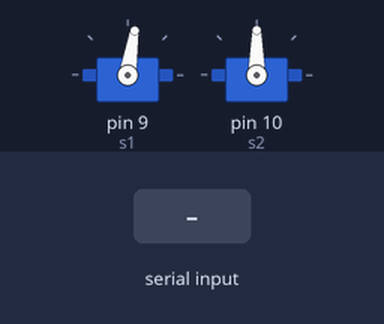
The sketch below on a simulated Arduino Uno, built with avr-gcc and run on an emulated ATmega328P. Shown: 2 × servo. Inputs (shaded band) come from the test bench. What the sketch prints to the serial monitor is not drawn.

Above: at 6.2 s.
6.3 s: "90,45,200\n" received over Serial
7.8 s: "#P\n" received over Serial
9.3 s: "#I\n" received over Serial
Timing chart, 0 to 12.3 s (numbered marks = the images above; inputs shaded):
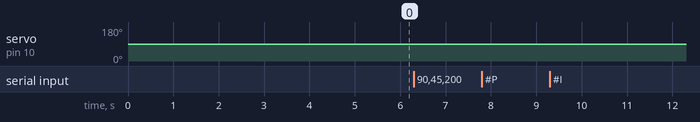

Measured:
- after the input at 6.3 s, servo on pin 10 (s2): 90° → 89° at once
- after the input at 7.8 s, every drawn part: stays the same
- after the input at 9.3 s, every drawn part: stays the same

The sketch:

arduino.ino
```cpp
#include <Servo.h>

int Xp;
int Yp;

int mult_val;

// Constants for servo center positions and movement limits
const int SERVO_CENTER_X = 81;
const int SERVO_CENTER_Y = 90;
const int LIM = 20;         // Limit for servo movement
const int XLIM = 270;
const int YLIM = 220;

// Servo objects for X-axis and Y-axis
Servo s1;
Servo s2;

// PID gain constants
float kp = 0.05;    // Proportional gain for both axes
float ki = 0.00335;      // Integral gain
float kd = 0.02;    // Derivative gain

// PID control variables for X-axis and Y-axis
int error_priorX = 0;
float integral_X = 0;
int error_priorY = 0;
float integral_Y = 0;

// Time tracking variable for PID calculations
unsigned long lastTime = 0;

// Function to constrain the servo position within safe limits
int constrainServoPosition(int pos) {
    return constrain(pos, 35, 125);
}

// Function to set the fail state and print error message
void setFailState(const String& errorMessage) {
    Serial.print("Error: ");
    Serial.println(errorMessage);
}

// Setup function to initialize the Arduino
void setup() {
    Serial.begin(9600);  // Initialize serial communication at 9600 baud rate
    Serial.println("Arduino is ready");

    s1.attach(9);  // Attach servo for X-axis to pin 9
    s2.attach(10); // Attach servo for Y-axis to pin 10

    s1.write(SERVO_CENTER_X); // Center the X-axis servo
    s2.write(SERVO_CENTER_Y); // Center the Y-axis servo
    delay(5000);  // Delay for servo initialization

    lastTime = millis();  // Initialize lastTime for PID calculations
}

// Loop function to read data and control servos
void loop() {
    if (Serial.available() > 0) {
        String data = Serial.readStringUntil('\n');  // Read incoming data from serial

        if (data.startsWith("#")) {
            // Process PID gain adjustments based on received commands
            if (data.startsWith("#P")) {
                kp = data.substring(2).toFloat();  // Adjust proportional gain for both axes
                Serial.print("Set P for X and Y to ");
                Serial.println(kp, 4);  // Print the updated gain value
            } else if (data.startsWith("#I")) {
                ki = data.substring(2).toFloat();  // Adjust integral gain
                Serial.print("Set I to ");
                Serial.println(ki, 4);  // Print the updated gain value
            } else if (data.startsWith("#D")) {
                kd = data.substring(2).toFloat();  // Adjust derivative gain
                Serial.print("Set D to ");
                Serial.println(kd, 4);  // Print the updated gain value
            }
        } else {
            // Parse the received data for servo movement
            int commaIndex = data.indexOf(',');
            if (commaIndex != -1) {
                int x = data.substring(0, commaIndex).toInt();
                int y = data.substring(commaIndex + 1).toInt();

                if(abs(x)<100 && abs(y)<100){
                  mult_val=1.5;
                  }
                else if(abs(x)<30 && abs(y)<30){mult_val=0;}
                else{mult_val=3;}


                if(abs(x-Xp)<10){x=Xp;}
                if(abs(y-Yp)<10){y=Yp;}
                // Map and constrain the received values to the servo limits
                int mapped_X =map(x, -XLIM, XLIM, -LIM, LIM);
                int mapped_Y = map(y, -YLIM, YLIM, -LIM, LIM);

                // Calculate the time period for PID calculations
                unsigned long currentTime = millis();
                float period = (currentTime - lastTime) / 1000.0;  // Time period in seconds
                lastTime = currentTime;

                // Calculate the PID errors for X and Y axes
                int errorX = mapped_X;
                int errorY = mapped_Y;

                // Compute the integral term with anti-windup
                integral_X = constrain(integral_X + ki * errorX * period, -1000, 1000);
                integral_Y = constrain(integral_Y + ki * errorY * period, -1000, 1000);

                // Compute the derivative term
                float derivative_X = kd * (errorX - error_priorX) / period;
                float derivative_Y = kd * (errorY - error_priorY) / period;

                // Compute the PID output
                float outputX = kp * errorX + integral_X + derivative_X;
                float outputY = kp * errorY + integral_Y + derivative_Y;

                // Constrain and move the servos based on the PID output
                int posX = constrainServoPosition(SERVO_CENTER_X + (mult_val*outputX));
                int posY = constrainServoPosition(SERVO_CENTER_Y - (mult_val*outputY));

                s1.write(posX);  // Move the X-axis servo
                s2.write(posY);  // Move the Y-axis servo

                // Print the PID output values
                Serial.print("PID Output - X: ");
                Serial.print(posX);
                Serial.print(", Y: ");
                Serial.println(posY);
                Xp=x;
                Yp=y;
                // Update the previous errors for the next iteration
                error_priorX = errorX;
                error_priorY = errorY;

                delay(10);  // Short delay to allow for servo movement
            } else {
                setFailState("Invalid data format received.");  // Handle invalid data format
            }
        }
    }
}
```
